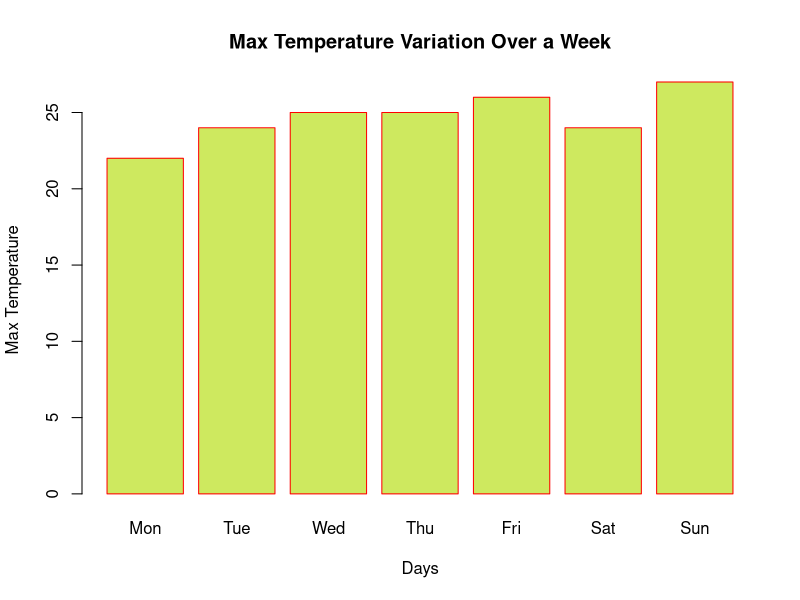

Generate this figure with R:
## ---- chunk 1

max.temp <- c(22, 24, 25, 25, 26, 24, 27)
# min.temp <- c(18, 18, 19, 18, 20, 22, 23)

# Below is just basic - keep it commented once understood - we will use the detail one
# barplot(max.temp)

# Provide a name to the chart and save the file as image
png("temp_chart.png")

# Below is the detail one - use it and keep this as uncommented
barplot(max.temp, main = "Max Temperature Variation Over a Week", xlab = "Days", ylab = "Max Temperature", names.arg = c("Mon", "Tue", "Wed", "Thu","Fri", "Sat", "Sun"), col = "#CEE95F", border = "red")

# Save the file
dev.off()

